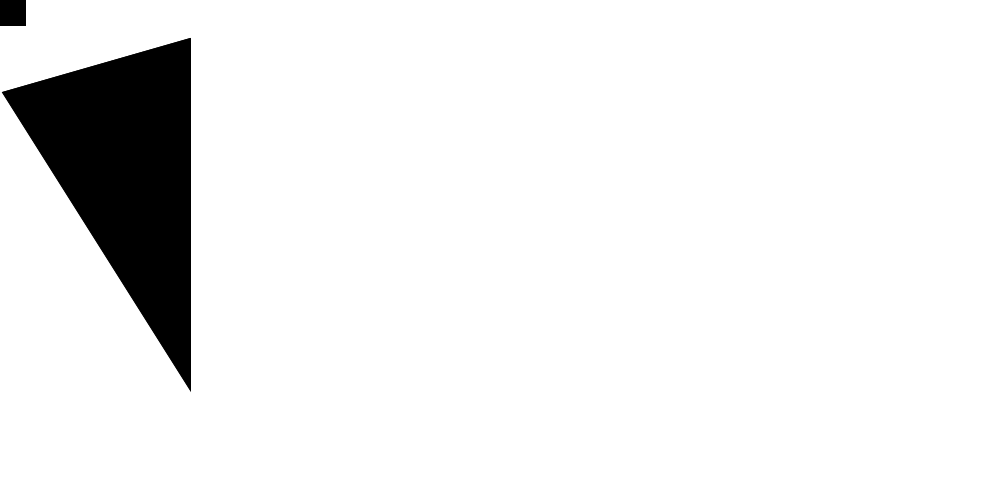
Frame 1 (no input)
Frame 60 (the mouse pressed at the canvas centre just before this capture): identical to frame 1, image omitted
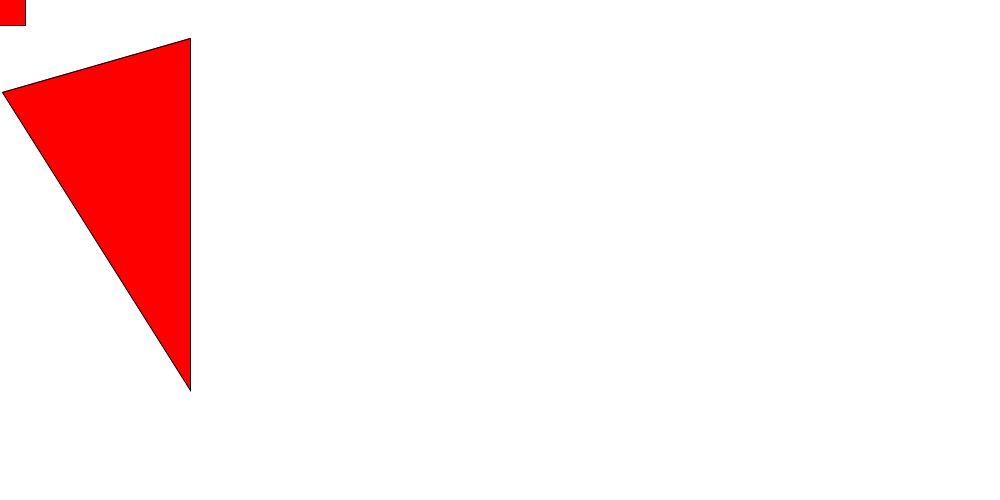
Frame 120 (the mouse held since frame 60 and released just before this capture)

The Processing sketch that drew these frames (run headless with seeded random() and noise(); from frame 60 on, the mouse is pressed at the canvas centre):

// Processing sketch: sketch_240301a
// ── sketch_240301a.pde
void setup(){
  size(1000, 500);
  rectMode(CENTER);
}
 void draw(){
   background(255);
   stroke(0);
   fill(mouseX, 0, 0);
   //translate(frameCount, 80);
   //rotate(radians(frameCount*(360/(2*PI*10))));
   rect(0, 0, 50, 50);
   beginShape();
     vertex(2, 92);
     vertex(190, 38);
     vertex(190, 390);
    endShape(CLOSE);
 }
   
